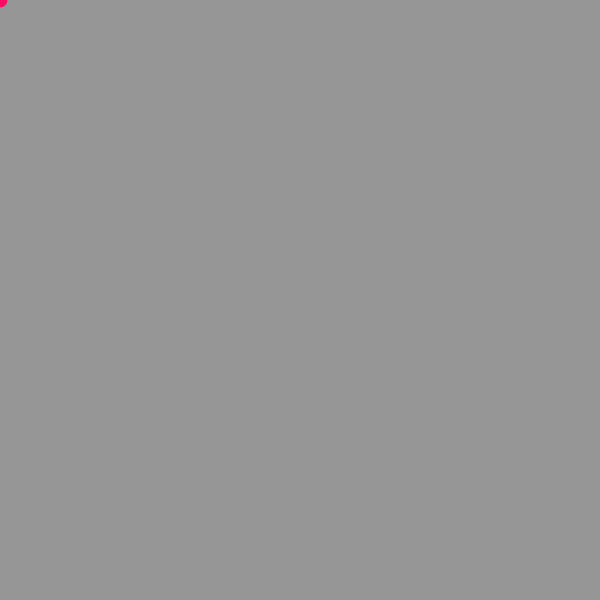
Frame 1 (no input)
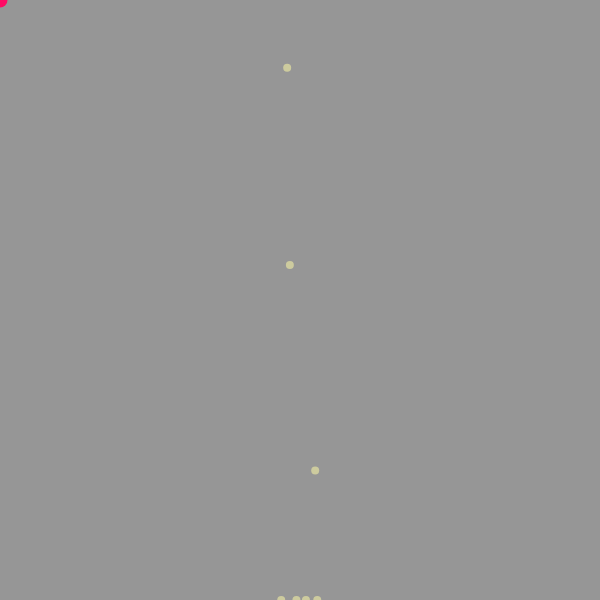
Frame 60 (no input)
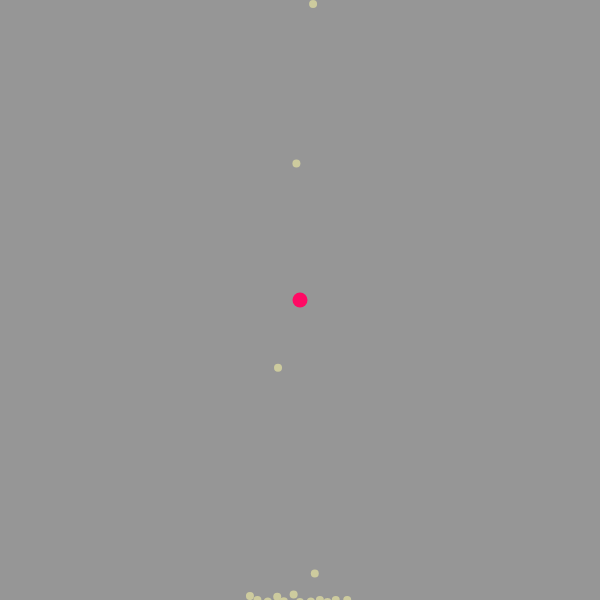
Frame 120 (the mouse pressed at the canvas centre since frame 60)

The p5.js sketch that drew these frames (run headless with seeded random() and noise() and a simulated clock; from frame 60 on, the mouse is pressed at the canvas centre):

// p5.js sketch
// ── sketch.js
function pos(n) {
	if (n < 0) {
		n *= -1
	}
	return n
}

class Grain {
    constructor(x,y, m) {
    	this.pos = createVector(x,y)
    	this.vel = createVector(0,0)
    	this.acc = createVector(0,0)
        this.mass = m
    }
	dist(other) {
		return sqrt( pos(other.x-this.pos.x)**2 + pos(other.y-this.pos.y)**2 )
	}
    draw() {
        stroke(205, 203, 158)
        strokeWeight(this.mass*2)
        noFill()
        point(this.pos.x, this.pos.y)
        if (textEn) {
            noStroke()
            fill(255,0,0)
            text(sand.indexOf(this), this.pos.x, this.pos.y)
        }
    }
	update(sand) {
        this.acc.y += GRAV

        this.acc.add( -this.vel.x*RES, -this.vel.y*RES)

        //Collision
        var hasCollid = false
        for (grain of sand) {
            if (this.dist(grain.pos) - this.mass - grain.mass <= 0 && grain != this) {
                hasCollid = true
                var mX = (grain.pos.x-this.pos.x -this.mass -grain.mass)/4
                var mY = (grain.pos.y-this.pos.y -this.mass -grain.mass)/4
                if (this.pos.x > grain.pos.x) {
                    this.pos.x -= mX
                    grain.pos.x += mX
                } else {
                    this.pos.x += mX
                    grain.pos.x -= mX
                }
                if (this.pos.y > grain.pos.y) {
                    this.pos.y -= mY
                    grain.posyx += mY
                } else {
                    this.pos.y += mY
                    grain.pos.y -= mY
                }
                var momX = (this.vel.x*this.mass + grain.vel.x*grain.mass)/4
                var momY = (this.vel.y*this.mass + grain.vel.y*grain.mass)/4
                this.acc.x = -momX/this.mass
                this.acc.y = -momY/this.mass
                grain.acc.x = -momX/grain.mass
                grain.acc.y = -momY/grain.mass
            }
        }

		//Physics
		this.vel.add(this.acc)

		this.acc.mult(0)

        this.pos.add(this.vel)

		//Off screen
		if (this.pos.x < 0 || this.pos.x > width) {
            this.pos.x = constrain(this.pos.x, 0,width)
            this.vel.x *= -0.25
		}
		if (this.pos.y < 0 || this.pos.y > height) {
            this.pos.y = constrain(this.pos.y, 0,height)
            this.vel.y *= -0.25
		}
	}
}

function setup() {
	createCanvas(600,600)
    cursor("none")
    GRAV = 9
    RES = 0.35
    sand = []
    size = 4
    prevMillis = 0
    textEn = false
}

function draw() {
    if (millis()-prevMillis > 125) {
        sand.push(new Grain(width/2+random(-25,25), size, size))
        prevMillis = millis()
    }

	background(150)

	for (grain of sand) {
        grain.draw()
		grain.update(sand)
	}

	stroke(255,10,100)
    strokeWeight(15)
	point(mouseX, mouseY)
}

function mousePressed() {
    sand.push(new Grain(mouseX, mouseY, size))
}

function keyPressed() {
    if (keyCode == 32) {
        textEn = !textEn
    } else if (keyCode == 37) {
        size--
    } else if (keyCode == 39) {
        size++
    }
}
